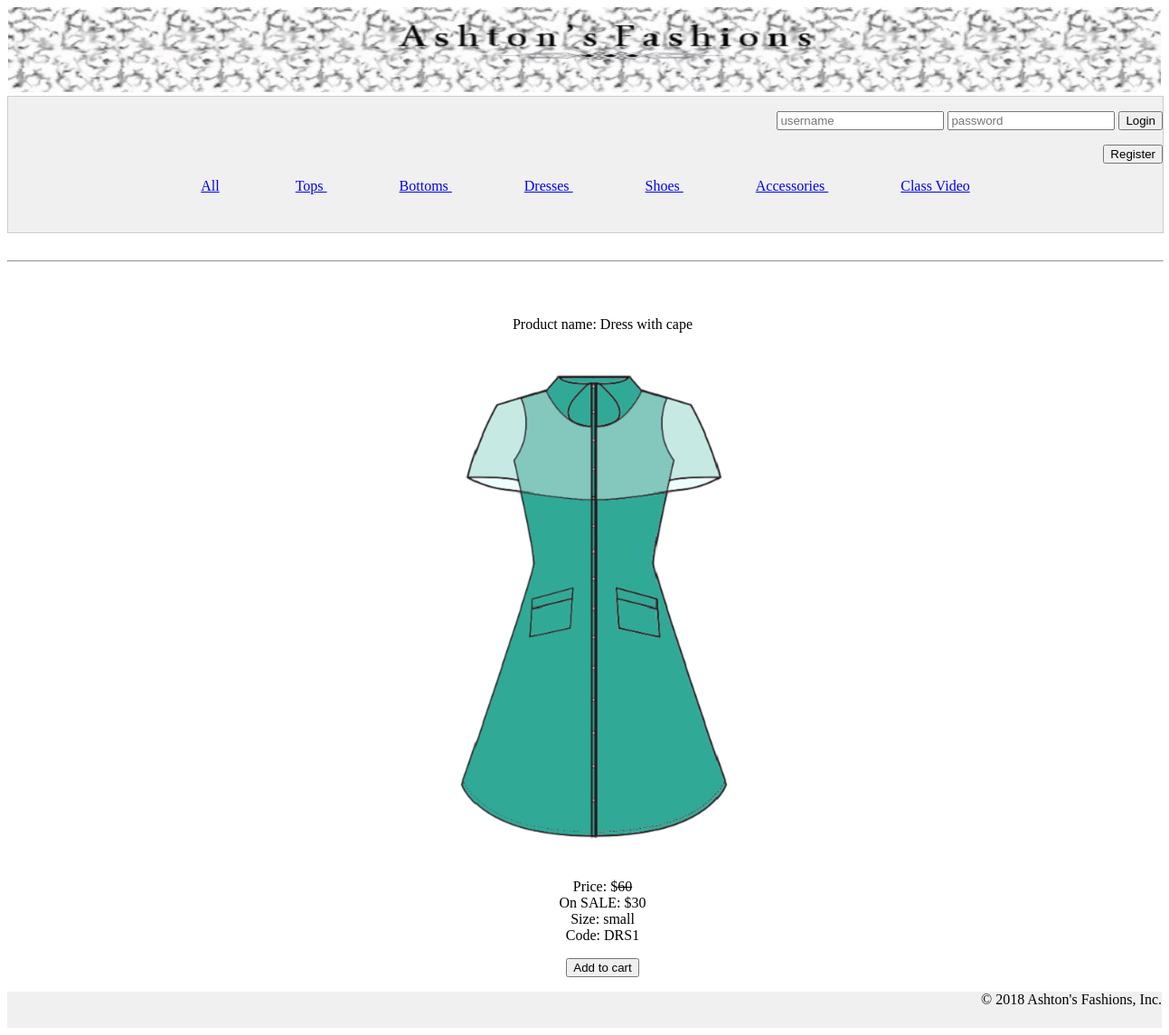
The page /?action=3 on the database its author committed.
### tables this page shows
CREATE TABLE IF NOT EXISTS `categories` (
  `categoryID` int(11) NOT NULL AUTO_INCREMENT,
  `categoryName` varchar(30) NOT NULL,
  PRIMARY KEY (`categoryID`)
);

CREATE TABLE IF NOT EXISTS `products` (
  `productID` int(11) NOT NULL AUTO_INCREMENT,
  `categoryID` int(11) NOT NULL,
  `listPrice` float NOT NULL,
  `salePrice` float NOT NULL,
  `onSale` tinyint(1) NOT NULL DEFAULT 0,
  `productSize` enum('small','medium','large') NOT NULL DEFAULT 'small',
  `productName` varchar(60) NOT NULL,
  `productCode` varchar(30) NOT NULL,
  `fullImagePath` varchar(120) NOT NULL,
  `smallImagePath` varchar(120) NOT NULL,
  PRIMARY KEY (`productID`),
  KEY `categoryID` (`categoryID`)
);

### model/category_db.php (called while the page is built, shortened)
<?php
function getCategories() {
    global $db;
    $query = 'SELECT * FROM categories
              ORDER BY categoryID';
    $statement = $db->prepare($query);
    $statement->execute();
    return $statement;
}

### model/product_db.php (called while the page is built, shortened)
<?php
function getProduct($product_id) {
    global $db;
    $query = 'SELECT * FROM products
              WHERE productID = :product_id';
    $statement = $db->prepare($query);
    $statement->bindValue(":product_id", $product_id);
    $statement->execute();
    $product = $statement->fetch();
    return $product;
}

### view/product_view.php (the view, shortened to what this page needs)
<?php
   include("header.php");
   include("nav.php");
   echo "<br><br>";
   echo "<div><ul>" . "Product name: " . $products['productName'] . "<br>";
   echo  $products['fullImagePath'] . "<br>";
   if($products['onSale'])
   {
      echo "Price: $" . "<strike>". $products['listPrice'] . "</strike><br>";
      echo "On SALE: $" . $products['salePrice'] . "<br>";
   }  else
   echo "Price: $" . $products['listPrice'] . "<br>";
   echo "Size: " . $products['productSize'] . "<br>";
   echo "Code: " . $products['productCode'] ."</ul></div>";
?>
      <form action="." method="post">
       <div><ul>
      <input type="submit" value="Add to cart">
      </ul></div>
      </form>
<?php
include("footer.php");
?>

### view/nav.php (shortened to what this page needs)
    <nav class ="two">
        <li class = "nav"><a href=".">All</a></li>
    <?php foreach($categories as $category) : ?>
            <li class="nav">
                <a href="?action=<?php echo $category['categoryName']; ?>">
                    <?php echo $category['categoryName']; ?>
                </a>
            </li>
            <?php endforeach; ?>
            <li class = "nav">
            <a href="?action=video">Class Video</a>
            </li>
</nav>
</header>
<hr>

### css/format.css (style rules this page uses)
html { position: relative; min-height: 100%; }
body { background-color: white; }
hr { color: black; margin-top: 30px; width: 100% }
div { text-align: center; }
li.nav { display:inline; padding: 25px; margin: 15px; }
nav.two { text-align: center; }

### rows shown on the page
categories: categoryName "Tops"
categories: categoryName "Bottoms"
categories: categoryName "Dresses"
categories: categoryName "Shoes"
categories: categoryName "Accessories"
products: productName "Dress with cape", fullImagePath (picture), listPrice "60", salePrice "30", productSize "small", productCode "DRS1"
